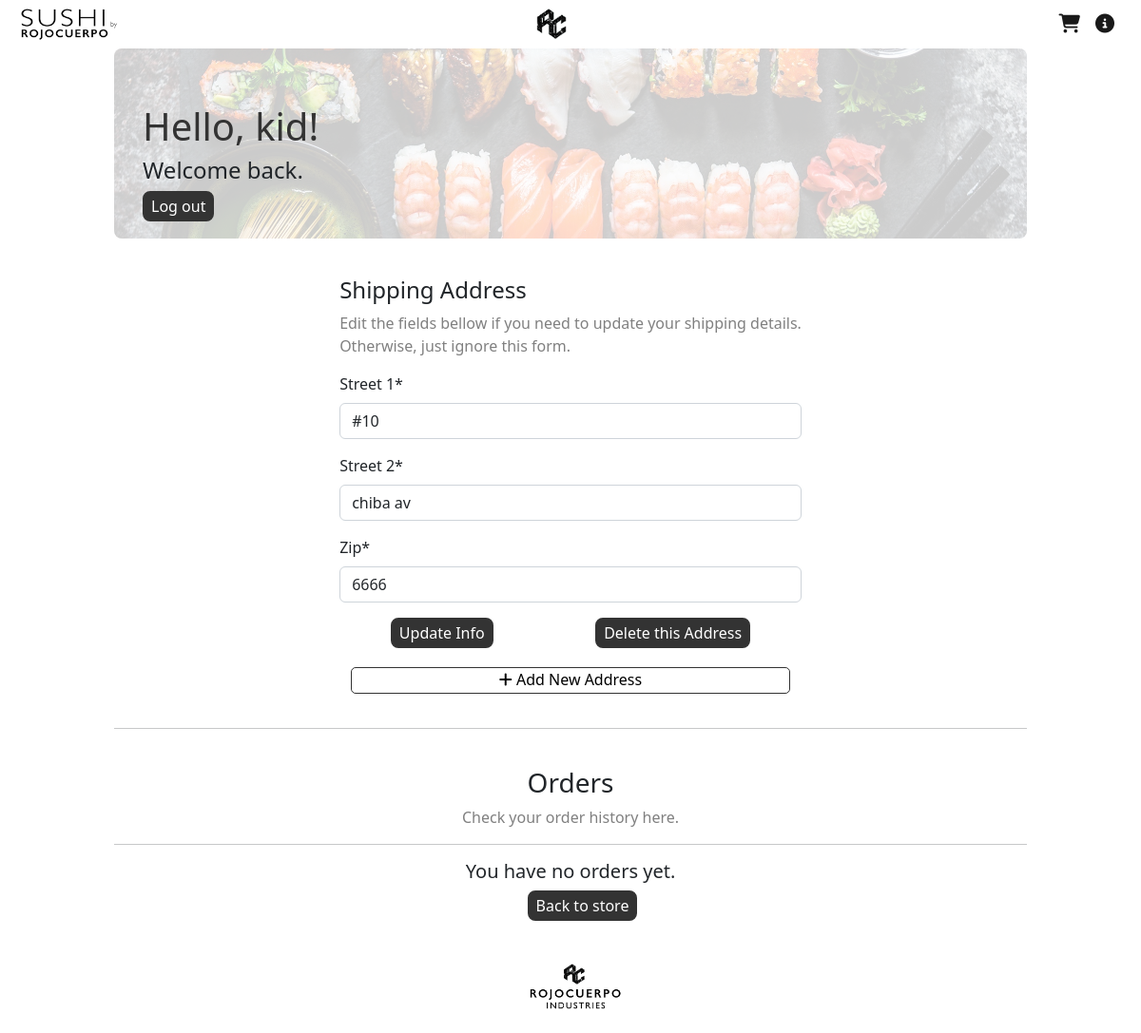
Page /dashboard (signed in) on the earlier database version.
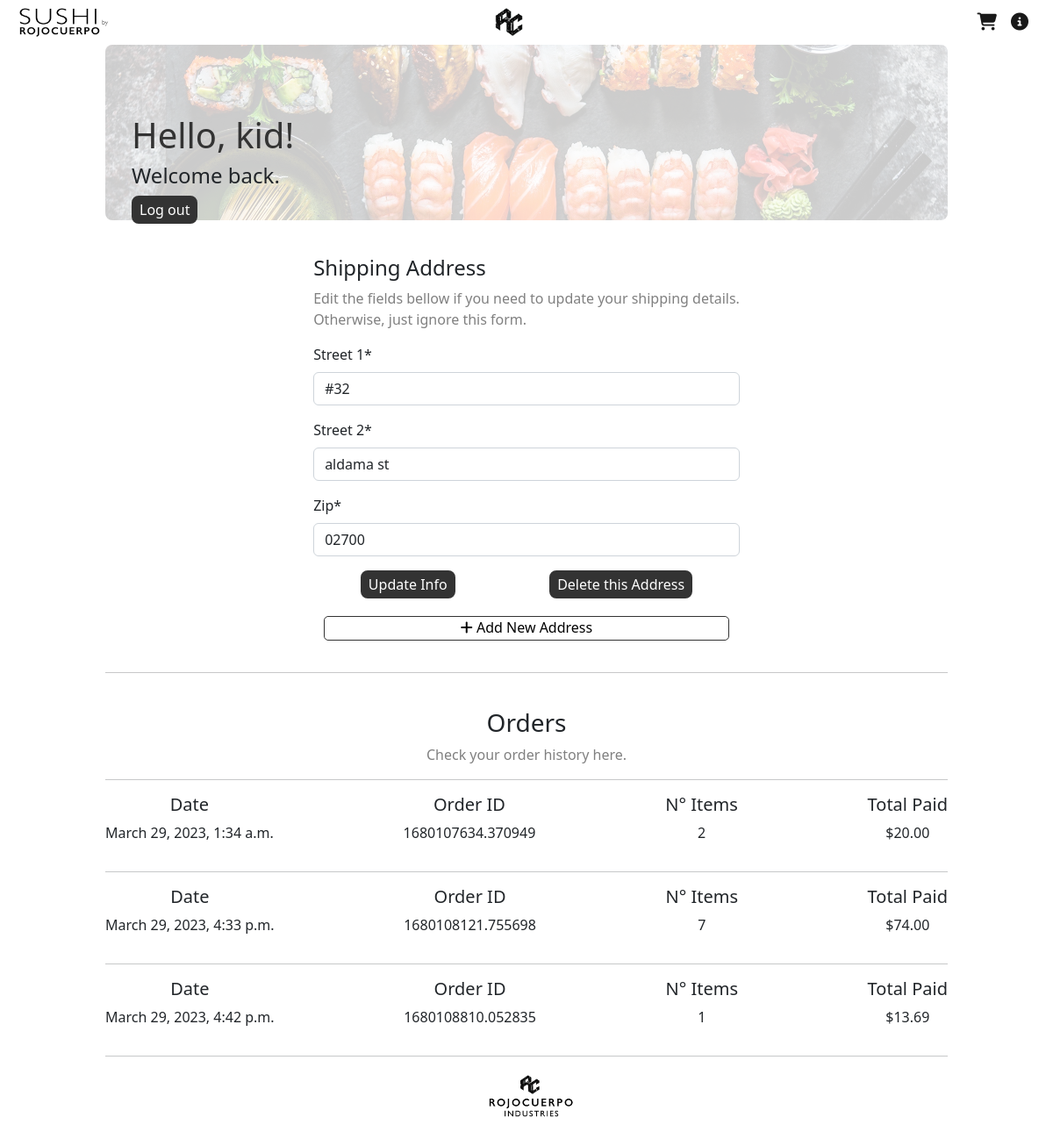
Same page on the later database version.
### main/models.py (models this page shows, shortened)
class ShippingAddress(models.Model):
    customer = models.ForeignKey(User, on_delete=models.CASCADE, blank=True, null=True)
    order = models.ForeignKey(Order, on_delete=models.SET_NULL, blank=True, null=True)
    street_1 = models.CharField(max_length=100, null=False, unique=False)
    street_2 = models.CharField(max_length=100, null=False, unique=False)
    zip = models.CharField(max_length=100, null=False, unique=False)
    date = models.DateTimeField(auto_now_add=True)

class Order(models.Model):
    customer = models.ForeignKey(User, on_delete=models.CASCADE, blank=True, null=True, default='Guest')
    f_name = models.CharField(max_length=200, null=True)
    l_name = models.CharField(max_length=200, null=True)
    complete = models.BooleanField(default=False, null=True, blank=True)
    order_id = models.CharField(max_length=200)
    date = models.DateTimeField(auto_now_add=True)
    @property
    def get_total_price(self):
        items = self.orderitem_set.all()
        total = sum([float(item.get_total) for item in items])
        return "{:.2f}".format(total)
    @property
    def get_total_items(self):
        items = self.orderitem_set.all()
        total = sum([item.quantity for item in items])
        return total

class OrderItem(models.Model):
    product = models.ForeignKey(Product, on_delete=models.SET_NULL, blank=True, null=True)
    order = models.ForeignKey(Order, on_delete=models.SET_NULL, blank=True, null=True)
    quantity = models.IntegerField(default=0, null=True, blank=True)
    date = models.DateTimeField(auto_now_add=True)
    @property
    def get_total(self):
        total = self.product.price * self.quantity
        return "{:.2f}".format(total)

class Product(models.Model):
    name = models.CharField(max_length=200)
    description = models.TextField()
    price = models.DecimalField(max_digits=7, decimal_places=2)
    img = models.ImageField(null=False, blank=True, upload_to='products/', default=None)
    tag = models.ManyToManyField(Tag, blank=True, related_name='product')
    slug = models.SlugField(max_length=50, unique=True, default=None)
    featured = models.BooleanField(default=False)

### main/views.py (the view)
# urls.py: path('dashboard', v.dashboard, name="dashboard"),
def dashboard(request):
    context = {}
    if request.user.is_authenticated:
        customer = request.user
        orders = m.Order.objects.filter(customer=customer, complete=True)
        context['orders'] = orders
        if request.POST:
            shipping_form = f.ShippingForm(request.POST)
            if shipping_form.is_valid():
                new_address = m.ShippingAddress(
                    customer=request.user,
                    street_1=shipping_form['street_1'].data,
                    street_2=shipping_form['street_2'].data,
                    zip=shipping_form['zip'].data
                )
                new_address.save()
            return redirect(reverse('dashboard'))
        else:
            try:
                address = m.ShippingAddress.objects.filter(customer=request.user.id)
                if len(address) > 1:
                    shipping_form = f.ShippingForm()
                    context['shipping_form'] = shipping_form
                    context['multiple_address'] = address
                    return render(request, "main/dashboard.html", context=context)
                if len(address) == 1:
                    data = {'street_1': address[0].street_1,
                            'street_2': address[0].street_2,
                            'zip': address[0].zip}
                    shipping_form = f.ShippingForm(data)
                    context['shipping_form'] = shipping_form
                    context['single_address'] = address[0]
                    return render(request, "main/dashboard.html", context=context)
                else:
                    shipping_form = f.ShippingForm()
                    context['no_address'] = True
                    context['shipping_form'] = shipping_form
                    return render(request, "main/dashboard.html", context=context)
            except Exception as e:
                print(e)
            return render(request, "main/dashboard.html", context=context)
    else:
        return redirect(reverse('home'))

### main/forms.py
class ShippingForm(forms.ModelForm):
    class Meta:
        model = m.ShippingAddress
        fields = ['street_1', 'street_2', 'zip']
        labels = {
            'street_1': _('Street 1'),
            'street_2': _('Street 2'),
            'zip': _('Zip')
        }

### main/templates/main/dashboard.html (shortened to what this page needs)
{% extends 'base.html' %}
{% load static %}
{% load crispy_forms_tags %}
{% block icons %}
    <li class="nav-item ms-auto" >
        <a class="navbar-brand" style="" href="{% url 'cart' %}">
            <i class="fa-solid fa-cart-shopping"></i>
        </a>
    </li>
    <li class="nav-item ms-auto" >
        <a class="navbar-brand" style="" href="{% url 'about' %}">
            <i class="fa-solid fa-circle-info"></i>
        </a>
    </li>
{% endblock %}
{% block body %}
<div class="main-container">
    <div class="register-presentation-img-container">
        <img class="register-img" src="{% static 'images/cover.jpeg' %}">
        <div class="presentation-text">
            <h1 class="display-fonts">
                Hello, {{user.first_name}}!
            </h1>
             {% if messages %}
                    {% for message in messages %}
                    <h4 class="{{message.tags}}">{{ message }}</h4>
                    {% endfor %}
            {% else %}
            <h4>
                Welcome back.
            </h4>
            {% endif %}
            <div class="log-out-button-container" >
                <a href="{% url 'logout' %}" >
                    <button type="button" class="logout-button" >Log out</button>
                </a>
            </div>
        </div>
    </div>
</div>
{% if single_address %}
    <div class="main-container">
        <div class="checkout-billing-info-container">
            <div class="register-form-pt2">
                <h4>
                    Shipping Address
                </h4>
                <p style="color: grey;">
                    Edit the fields bellow if you need to update your
                    shipping details.
                    <br>
                    Otherwise, just ignore this form.
                </p>
                <form id="form" method="post" action="{% url 'dashboard' %}">
                    {{ shipping_form|crispy }}
                </form>
                <div class="dashboard-address-buttons">
                    <button form="form" type="submit" class="add-button"> Update Info </button>
                    <button class="danger" onclick="deleteAddress({{ single_address.id }})"> Delete this Address </button>
                </div>
                <div class="add-new-address-container">
                    <button class="save" onclick="openPopUp()"> <i class="fa-solid fa-plus"></i> Add New Address </button>
                </div>
            </div>
        </div>
    </div>
{% endif %}
<div class="main-container">
    <hr>
    <div class="check-orders-container">
        <h3>
            Orders
        </h3>
        <p style="color: grey;">
            Check your order history here.
        </p>
        <hr>
        {% if not orders %}
        <div class="no-orders-container">
            <h5>
                You have no orders yet.
            </h5>
            <a href="{% url 'home' %}" >
                <button type="button" class="logout-button back-to-store-button" >Back to store</button>
            </a>
        </div>
        {% endif %}
        {% for i in orders %}
        <div class="orders-container">
            <div>
                <h5>Date</h5>
                <p>{{ i.date }}</p>
            </div>
            <div>
                <h5>Order ID</h5>
                <p>{{ i.order_id }}</p>
            </div>
            <div>
                <h5>N° Items</h5>
                <p>{{ i.get_total_items }}</p>
            </div>
            <div>
                <h5>Total Paid</h5>
                <p>${{ i.get_total_price }}</p>
            </div>
        </div>
        <hr>
        {% endfor %}
    </div>
</div>
{% endblock %}

### templates/base.html (shortened to what this page needs)
<!DOCTYPE html>
{% load static %}
{% load crispy_forms_tags %}
<html lang="en">
<head>
    <link rel="stylesheet" href="{% static 'css/styles.css' %}">
    <link href="https://cdn.jsdelivr.net/npm/bootstrap@5.2.1/dist/css/bootstrap.min.css" rel="stylesheet"
>
</head>
<body style="min-height: 100vh;
            display: flex;
            flex-direction: column;">
<nav class="navbar navbar-expand-lg bg-white sticky-top">
  <div class="container-fluid">
      <div class="title-navbar">
          <a class="nav-link active link-for-title-navbar" href="{% url 'home' %}">
                <div class="navbar-sushi-img">
                    <img class="sushi-img" src="{% static 'images/sushi.jpg' %}">
                </div>
          </a>
      </div>
      <img src="{% static 'images/monogram-smol.png' %}" class="monogram">
     <div class="collapse navbar-collapse ms-auto" id="navbarNav">
        <ul class="navbar-nav ms-auto" style="align-items: center; display: flex;">
            {% block icons %}
            {% endblock %}
        </ul>
     </div>
  </div>
</nav>
{% block body %}
{% endblock %}
</body>
<footer class="mt-auto">
    <div class="footer-div">
        <img class="footer-img" src="{% static 'images/rci.png' %}">
    </div>
   </footer>
</html>

### static/css/styles.css (style rules this page uses)
.title-navbar { display: flex; flex-direction: row; justify-content: space-between; width: 50px; }
.link-for-title-navbar { margin-left: 8px; }
.navbar-sushi-img { width: 105px; }
.sushi-img { width: 100%; }
.monogram { height: 32px; position: absolute; left:47% }
.mt-auto { display:flex; justify-content: center; }
.footer-div { display: flex; align-items: flex-end text-align: center; width: 90px; margin-bottom: 20px; }
.footer-img { width: 100px; }
.main-container { margin: 0% 10% 0% 10%; }
.display-fonts { color: #333 }
.add-button { background: #333; color: white; border-color: #333; border: #333 solid; border-radius: 8px; }
.register-presentation-img-container { width: 100%; height: 200px; }
.register-img { border-radius: 8px; opacity: 0.2; width: 100%; height: 200px; object-fit: cover; }
.presentation-text { padding-left: 30px; width: 70%; overflow: hidden; position: absolute; top: 10%; }
.log-out-button-container { height: 50px; }
.logout-button { background: #333; color: white; border: #333 solid; border-radius: 8px; }
.check-orders-container { text-align: center; margin-top: 40px; }
.dashboard-address-buttons { display: flex; justify-content: space-around; }
.checkout-billing-info-container { margin-top: 40px; }
.add-new-address-container { margin-top: 20px; text-align: center; }
.orders-container { display: flex; justify-content: space-between; flex-wrap: wrap; }
button.danger { cursor: pointer; position: relative; color: white; background: #333; border-radius: 5px; border: solid #333; border-radius: 8px; }
.save { margin: 0px 0px 20px 0px; width: 95%; border: solid #333; border-width: thin; }
button.save { cursor: pointer; position: relative; background: white; border-radius: 5px; border-color: #333; padding: 0 5px; padding-bottom: 2px; }
.checkout-billing-info-container { display: flex; flex-wrap: wrap; justify-content: space-around; }

Differences in the rows shown:
removed ShippingAddress: street_1 "#10", street_2 "chiba av", zip "6666"
added ShippingAddress: street_1 "#32", street_2 "aldama st", zip "02700"
now on this page (row edited): Order: date "March 29, 2023, 1:34 a.m.", order_id "1680107634.370949", get_total_items "2", get_total_price "20.00"
added Order: date "March 29, 2023, 4:33 p.m.", order_id "1680108121.755698", get_total_items "7", get_total_price "74.00"
added Order: date "March 29, 2023, 4:42 p.m.", order_id "1680108810.052835", get_total_items "1", get_total_price "13.69"
Other differences:
text no longer shown: "You have no orders yet. Back to store"
